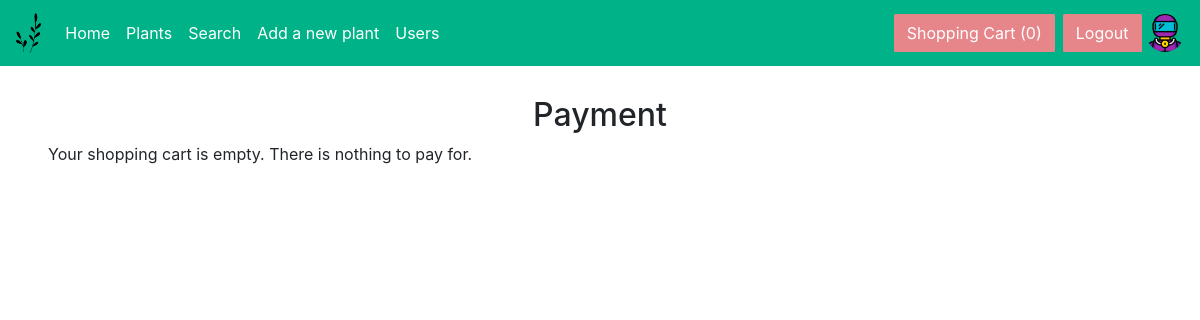
The app's page /shoppingcart/pay/ (signed in) with its own data.
### Useradmin/models.py (models this page shows, shortened)
class MyUser(AbstractUser):
    USER_TYPES = [
        ('SU', 'superuser'),
        ('CS', 'customer support'),
        ('CU', 'customer'),
    ]
    date_of_birth = models.DateField(default=get_date_20_years_ago())  # Default is 20 years old
    profile_picture = models.ImageField(upload_to='profile_pictures/', blank=True, null=True)
    file = models.FileField(upload_to='uploaded_files/', blank=True, null=True)
    is_admin = models.BooleanField(default=False)
    type = models.CharField(max_length=2,
                            choices=USER_TYPES,
							default='CU',
                            )
    def count_shopping_cart_items(self):
        count = 0
        if self.is_authenticated:
            shopping_carts = ShoppingCart.objects.filter(myuser=self)
            if shopping_carts:
                shopping_cart = shopping_carts.first()
                count = shopping_cart.get_number_of_items()
        return count

### Shoppingcart/views.py (the view)
# urls.py: path('pay/', views.pay, name='shopping-cart-pay'),
@login_required(login_url='/useradmin/login/')
def pay(request):
    shopping_cart_is_empty = True
    paid = False
    form = None
    if request.method == 'POST':
        myuser = request.user
        form = PaymentForm(request.POST)
        form.instance.myuser = myuser
        if form.is_valid():
            form.save()
            paid = True
            ShoppingCart.objects.get(myuser=myuser).delete()
        else:
            print(form.errors)
    else:  # request.method == 'GET'
        shopping_carts = ShoppingCart.objects.filter(myuser=request.user)
        if shopping_carts:
            shopping_cart = shopping_carts.first()
            shopping_cart_is_empty = False
            form = PaymentForm(initial={'amount': shopping_cart.get_total()})
    context = {'shopping_cart_is_empty': shopping_cart_is_empty,
               'payment_form': form,
               'paid': paid,}
    return render(request, 'pay.html', context)

### Shoppingcart/templates/pay.html (shortened to what this page needs)
{% extends 'home.html' %}
{% load static %}
{% load crispy_forms_tags %}
{% block content %}
    <div style="margin: 3em">
    <h2 style="margin-top: 3em; text-align: center">Payment</h2>
    {% if paid %}
        Thank you for your payment.<br><br>
    {% elif shopping_cart_is_empty %}
        Your shopping cart is empty. There is nothing to pay for.<br><br>
    {% endif %}
    </div>
{% endblock %}

### templates/base.html (shortened to what this page needs)
<!DOCTYPE html>
<html>
<head>
    {% load static %}
    {% block css %}{% endblock %}
    <link rel="stylesheet" href="https://stackpath.bootstrapcdn.com/bootstrap/4.5.0/css/bootstrap.min.css">
</head>
<body>
    {% block header %}
        <nav class="navbar navbar-expand-md navbar-light fixed-top">
        <a class="navbar-brand" href="/"><img src="../../../media/plant_pictures/logo2.png" alt="Logo"/></a>
        <div class="collapse navbar-collapse" id="navbarCollapse">
          <ul class="navbar-nav mr-auto">
            <li class="nav-item active">
              <a class="nav-link" href="/">Home</a>
            </li>
              {% if user.is_authenticated %}
                  <li class="nav-item">
                    <a class="nav-link" href="{% url 'plants-list' %}">Plants</a>
                  </li>
                <li class="nav-item">
                  <a class="nav-link" href={% url 'plant-search' %}>Search</a>
                </li>
                <li class="nav-item">
                  <a class="nav-link" href={% url 'plant-create' %}>Add a new plant</a>
                </li>
                  {% if user.type == 'SU' %}
                    <li class="nav-item">
                      <a class="nav-link" href={% url 'myuser-list' %}>Users</a>
                    </li>
                  {% endif %}
              {% endif %}
          </ul>
          <div style="float: right" class="menu-buttons">
            {% if user.is_authenticated %}
                <a class="btn mr-2" href="{% url 'shopping-cart-show' %}">
                    Shopping Cart ({{ request.user.count_shopping_cart_items }})
                <a class="btn btn-xl" href="{% url 'logout' %}">Logout</a>
                <img class="user-pic" src="../../../media/{{ request.user.profile_picture }}" height="38px" width="38px" style="object-fit: cover" alt="profile"/>
            {% else %}
                 <a class="btn btn-xl" href="{% url 'login' %}">Login</a>
                <a class="btn btn-xl ml-2" href="{% url 'signup' %}">Sign up</a>
            {% endif %}
            </a>
        </div>
        </div>
      </nav>
    {% endblock %}
    {% block content %}
    {% endblock %}
</body>
</html>

### static/css/styles.css (style rules this page uses)
.user-pic { border-radius: 50%; }
.navbar { background-color: #00B287; }
.nav-link { color: white !important; }
img { max-width: 100%; }
.navbar-brand img { max-height: 2em; }
.menu-buttons { border-radius: 0.1em; }
.menu-buttons > a { background-color: #e7868a; border-radius: 0.1em; color: white; }

### records on screen
MyUser: user.count_shopping_cart_items "0", user.profile_picture (picture)
